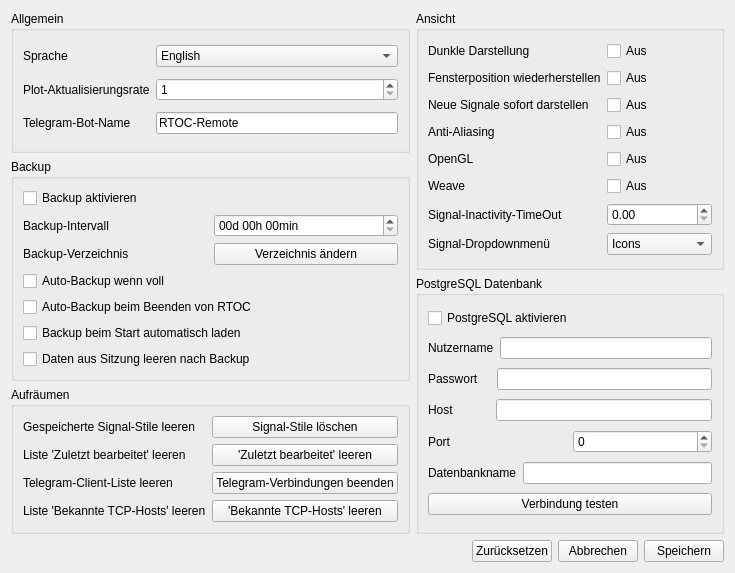
<?xml version="1.0" encoding="UTF-8"?>
<ui version="4.0">
 <class>Form</class>
 <widget class="QWidget" name="Form">
  <property name="geometry">
   <rect>
    <x>0</x>
    <y>0</y>
    <width>735</width>
    <height>573</height>
   </rect>
  </property>
  <property name="windowTitle">
   <string>Einstellungen</string>
  </property>
  <layout class="QVBoxLayout" name="verticalLayout_4">
   <item>
    <layout class="QHBoxLayout" name="horizontalLayout_2">
     <item>
      <layout class="QVBoxLayout" name="verticalLayout">
       <item>
        <widget class="QGroupBox" name="groupBox">
         <property name="title">
          <string>Allgemein</string>
         </property>
         <layout class="QGridLayout" name="gridLayout">
          <item row="3" column="1">
           <widget class="QSpinBox" name="refreshRateSpinBox">
            <property name="minimum">
             <number>1</number>
            </property>
           </widget>
          </item>
          <item row="3" column="0">
           <widget class="QLabel" name="label_4">
            <property name="text">
             <string>Plot-Aktualisierungsrate</string>
            </property>
           </widget>
          </item>
          <item row="4" column="0">
           <widget class="QLabel" name="label_5">
            <property name="text">
             <string>Telegram-Bot-Name</string>
            </property>
           </widget>
          </item>
          <item row="4" column="1">
           <widget class="QLineEdit" name="telegramNameLineEdit">
            <property name="text">
             <string>RTOC-Remote</string>
            </property>
           </widget>
          </item>
          <item row="0" column="0">
           <widget class="QLabel" name="label">
            <property name="text">
             <string>Sprache</string>
            </property>
           </widget>
          </item>
          <item row="0" column="1">
           <widget class="QComboBox" name="languageComboBox">
            <item>
             <property name="text">
              <string>English</string>
             </property>
            </item>
            <item>
             <property name="text">
              <string>Deutsch</string>
             </property>
            </item>
           </widget>
          </item>
         </layout>
        </widget>
       </item>
       <item>
        <widget class="QGroupBox" name="groupBox_4">
         <property name="title">
          <string>Backup</string>
         </property>
         <layout class="QVBoxLayout" name="verticalLayout_2">
          <item>
           <widget class="QCheckBox" name="backupCheckbox">
            <property name="text">
             <string>Backup aktivieren</string>
            </property>
           </widget>
          </item>
          <item>
           <layout class="QHBoxLayout" name="horizontalLayout_3">
            <property name="topMargin">
             <number>0</number>
            </property>
            <item>
             <widget class="QLabel" name="label_16">
              <property name="text">
               <string>Backup-Intervall</string>
              </property>
             </widget>
            </item>
            <item>
             <widget class="QDateTimeEdit" name="backupTimeEdit">
              <property name="date">
               <date>
                <year>2000</year>
                <month>1</month>
                <day>1</day>
               </date>
              </property>
              <property name="minimumDate">
               <date>
                <year>2000</year>
                <month>1</month>
                <day>1</day>
               </date>
              </property>
              <property name="displayFormat">
               <string>ss'd' HH'h' mm'min'</string>
              </property>
              <property name="currentSectionIndex">
               <number>0</number>
              </property>
             </widget>
            </item>
           </layout>
          </item>
          <item>
           <layout class="QHBoxLayout" name="horizontalLayout_4">
            <property name="topMargin">
             <number>0</number>
            </property>
            <item>
             <widget class="QLabel" name="label_17">
              <property name="text">
               <string>Backup-Verzeichnis</string>
              </property>
             </widget>
            </item>
            <item>
             <widget class="QPushButton" name="backupDirButton">
              <property name="text">
               <string>Verzeichnis ändern</string>
              </property>
             </widget>
            </item>
           </layout>
          </item>
          <item>
           <widget class="QCheckBox" name="backupIfFullCheckbox">
            <property name="text">
             <string>Auto-Backup wenn voll</string>
            </property>
           </widget>
          </item>
          <item>
           <widget class="QCheckBox" name="backupAutoOnCloseCheckbox">
            <property name="text">
             <string>Auto-Backup beim Beenden von RTOC</string>
            </property>
           </widget>
          </item>
          <item>
           <widget class="QCheckBox" name="backupLoadOnOpenCheckbox">
            <property name="text">
             <string>Backup beim Start automatisch laden</string>
            </property>
           </widget>
          </item>
          <item>
           <widget class="QCheckBox" name="backupClearCheckbox">
            <property name="text">
             <string>Daten aus Sitzung leeren nach Backup</string>
            </property>
           </widget>
          </item>
         </layout>
        </widget>
       </item>
       <item>
        <widget class="QGroupBox" name="groupBox_2">
         <property name="title">
          <string>Aufräumen</string>
         </property>
         <layout class="QGridLayout" name="gridLayout_2">
          <item row="0" column="0">
           <widget class="QLabel" name="label_2">
            <property name="text">
             <string>Gespeicherte Signal-Stile leeren</string>
            </property>
           </widget>
          </item>
          <item row="1" column="0">
           <widget class="QLabel" name="label_3">
            <property name="text">
             <string>Liste 'Zuletzt bearbeitet' leeren</string>
            </property>
           </widget>
          </item>
          <item row="0" column="1">
           <widget class="QPushButton" name="clearSignalStylesButton">
            <property name="text">
             <string>Signal-Stile löschen</string>
            </property>
           </widget>
          </item>
          <item row="2" column="1">
           <widget class="QPushButton" name="clearTelegramClientListButton">
            <property name="text">
             <string>Telegram-Verbindungen beenden</string>
            </property>
           </widget>
          </item>
          <item row="2" column="0">
           <widget class="QLabel" name="label_6">
            <property name="text">
             <string>Telegram-Client-Liste leeren</string>
            </property>
           </widget>
          </item>
          <item row="1" column="1">
           <widget class="QPushButton" name="clearLastEditedListButton">
            <property name="text">
             <string>'Zuletzt bearbeitet' leeren</string>
            </property>
           </widget>
          </item>
          <item row="3" column="0">
           <widget class="QLabel" name="label_7">
            <property name="text">
             <string>Liste 'Bekannte TCP-Hosts' leeren</string>
            </property>
           </widget>
          </item>
          <item row="3" column="1">
           <widget class="QPushButton" name="clearTCPHostListButton">
            <property name="text">
             <string>'Bekannte TCP-Hosts' leeren</string>
            </property>
           </widget>
          </item>
         </layout>
        </widget>
       </item>
      </layout>
     </item>
     <item>
      <layout class="QVBoxLayout" name="verticalLayout_3">
       <item>
        <widget class="QGroupBox" name="groupBox_3">
         <property name="title">
          <string>Ansicht</string>
         </property>
         <layout class="QGridLayout" name="gridLayout_3">
          <item row="6" column="0">
           <widget class="QLabel" name="label_15">
            <property name="text">
             <string>Signal-Inactivity-TimeOut</string>
            </property>
           </widget>
          </item>
          <item row="8" column="1">
           <widget class="QComboBox" name="signalDropDownComboBox">
            <item>
             <property name="text">
              <string>Icons</string>
             </property>
            </item>
            <item>
             <property name="text">
              <string>Text</string>
             </property>
            </item>
           </widget>
          </item>
          <item row="4" column="1">
           <widget class="QCheckBox" name="openGLCheckBox">
            <property name="text">
             <string>Aus</string>
            </property>
           </widget>
          </item>
          <item row="4" column="0">
           <widget class="QLabel" name="label_12">
            <property name="text">
             <string>OpenGL</string>
            </property>
           </widget>
          </item>
          <item row="8" column="0">
           <widget class="QLabel" name="label_9">
            <property name="text">
             <string>Signal-Dropdownmenü</string>
            </property>
           </widget>
          </item>
          <item row="2" column="0">
           <widget class="QLabel" name="label_10">
            <property name="text">
             <string>Neue Signale sofort darstellen</string>
            </property>
           </widget>
          </item>
          <item row="5" column="0">
           <widget class="QLabel" name="label_13">
            <property name="text">
             <string>Weave</string>
            </property>
           </widget>
          </item>
          <item row="5" column="1">
           <widget class="QCheckBox" name="weaveCheckBox">
            <property name="text">
             <string>Aus</string>
            </property>
           </widget>
          </item>
          <item row="2" column="1">
           <widget class="QCheckBox" name="autoShowCheckBox">
            <property name="text">
             <string>Aus</string>
            </property>
           </widget>
          </item>
          <item row="3" column="0">
           <widget class="QLabel" name="label_11">
            <property name="text">
             <string>Anti-Aliasing</string>
            </property>
           </widget>
          </item>
          <item row="3" column="1">
           <widget class="QCheckBox" name="antialiasingCheckBox">
            <property name="text">
             <string>Aus</string>
            </property>
           </widget>
          </item>
          <item row="0" column="1">
           <widget class="QCheckBox" name="darkmodeCheckBox">
            <property name="text">
             <string>Aus</string>
            </property>
           </widget>
          </item>
          <item row="1" column="0">
           <widget class="QLabel" name="label_14">
            <property name="text">
             <string>Fensterposition wiederherstellen</string>
            </property>
           </widget>
          </item>
          <item row="0" column="0">
           <widget class="QLabel" name="label_8">
            <property name="text">
             <string>Dunkle Darstellung</string>
            </property>
           </widget>
          </item>
          <item row="1" column="1">
           <widget class="QCheckBox" name="restoreWidgetPositionCheckBox">
            <property name="text">
             <string>Aus</string>
            </property>
           </widget>
          </item>
          <item row="6" column="1">
           <widget class="QDoubleSpinBox" name="timeOutSpinBox">
            <property name="singleStep">
             <double>0.100000000000000</double>
            </property>
           </widget>
          </item>
         </layout>
        </widget>
       </item>
       <item>
        <widget class="QGroupBox" name="groupBox_5">
         <property name="title">
          <string>PostgreSQL Datenbank</string>
         </property>
         <layout class="QVBoxLayout" name="verticalLayout_5">
          <item>
           <widget class="QCheckBox" name="postgresqlCheckbox">
            <property name="text">
             <string>PostgreSQL aktivieren</string>
            </property>
           </widget>
          </item>
          <item>
           <layout class="QHBoxLayout" name="horizontalLayout_5">
            <property name="topMargin">
             <number>0</number>
            </property>
            <item>
             <widget class="QLabel" name="label_18">
              <property name="text">
               <string>Nutzername</string>
              </property>
             </widget>
            </item>
            <item>
             <widget class="QLineEdit" name="postgresqlUserLineEdit"/>
            </item>
           </layout>
          </item>
          <item>
           <layout class="QHBoxLayout" name="horizontalLayout_6">
            <property name="topMargin">
             <number>0</number>
            </property>
            <item>
             <widget class="QLabel" name="label_19">
              <property name="text">
               <string>Passwort    </string>
              </property>
             </widget>
            </item>
            <item>
             <widget class="QLineEdit" name="postgresqlPasswordLineEdit"/>
            </item>
           </layout>
          </item>
          <item>
           <layout class="QHBoxLayout" name="horizontalLayout_7">
            <property name="topMargin">
             <number>0</number>
            </property>
            <item>
             <widget class="QLabel" name="label_20">
              <property name="text">
               <string>Host           </string>
              </property>
             </widget>
            </item>
            <item>
             <widget class="QLineEdit" name="postgresqlHostLineEdit"/>
            </item>
           </layout>
          </item>
          <item>
           <layout class="QHBoxLayout" name="horizontalLayout_8">
            <property name="topMargin">
             <number>0</number>
            </property>
            <item>
             <widget class="QLabel" name="label_21">
              <property name="text">
               <string>Port</string>
              </property>
             </widget>
            </item>
            <item>
             <widget class="QSpinBox" name="postgresqlPortSpinBox">
              <property name="maximum">
               <number>99999</number>
              </property>
             </widget>
            </item>
           </layout>
          </item>
          <item>
           <layout class="QHBoxLayout" name="horizontalLayout_9">
            <property name="topMargin">
             <number>0</number>
            </property>
            <item>
             <widget class="QLabel" name="label_22">
              <property name="text">
               <string>Datenbankname</string>
              </property>
             </widget>
            </item>
            <item>
             <widget class="QLineEdit" name="postgresqlNameLineEdit"/>
            </item>
           </layout>
          </item>
          <item>
           <widget class="QPushButton" name="postgresqlCheckButton">
            <property name="text">
             <string>Verbindung testen</string>
            </property>
           </widget>
          </item>
         </layout>
        </widget>
       </item>
      </layout>
     </item>
    </layout>
   </item>
   <item>
    <layout class="QHBoxLayout" name="horizontalLayout">
     <item>
      <spacer name="horizontalSpacer">
       <property name="orientation">
        <enum>Qt::Horizontal</enum>
       </property>
       <property name="sizeHint" stdset="0">
        <size>
         <width>40</width>
         <height>20</height>
        </size>
       </property>
      </spacer>
     </item>
     <item>
      <widget class="QPushButton" name="resetButton">
       <property name="text">
        <string>Zurücksetzen</string>
       </property>
      </widget>
     </item>
     <item>
      <widget class="QPushButton" name="abortButton">
       <property name="text">
        <string>Abbrechen</string>
       </property>
      </widget>
     </item>
     <item>
      <widget class="QPushButton" name="saveButton">
       <property name="text">
        <string>Speichern</string>
       </property>
      </widget>
     </item>
    </layout>
   </item>
  </layout>
 </widget>
 <resources/>
 <connections/>
</ui>
